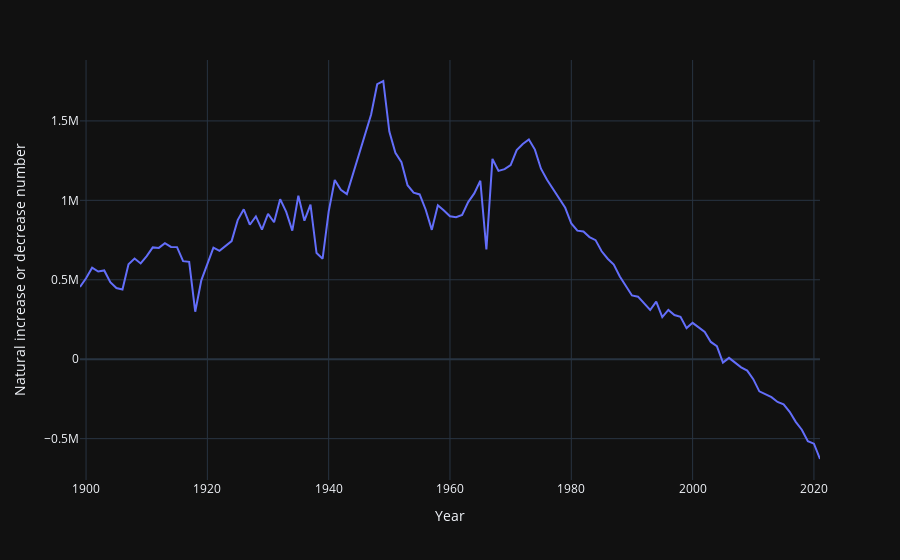

The code cell stored with this chart in its notebook:
### Code cell
nid = df[df['Type'] == '自然増減数'].drop('Type', axis=1)
fig = px.line(nid, x='Year', y='Value', labels={'Value': 'Natural increase or decrease number'}, render_mode='svg')
fig.show()
